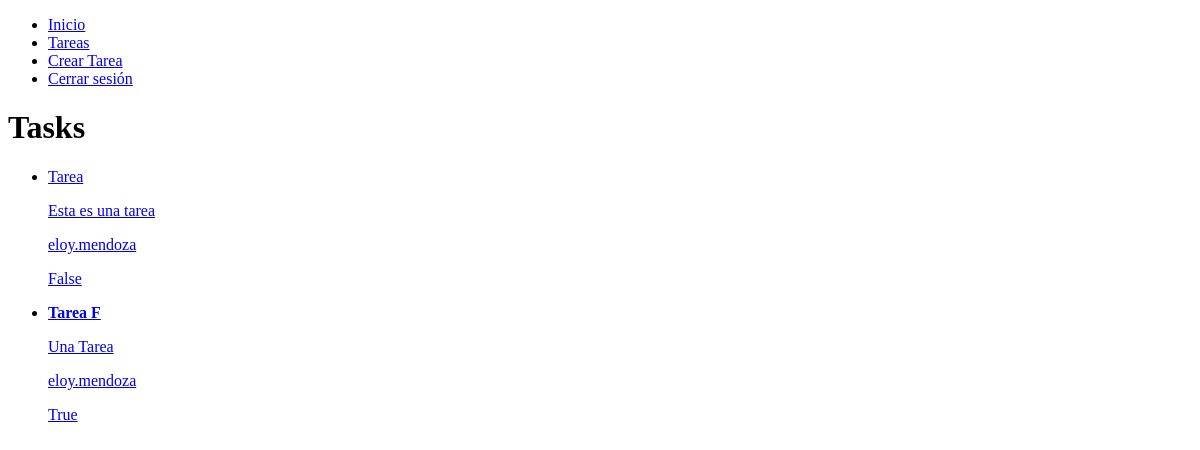
Before: /tasks/ (signed in) with the older database file.
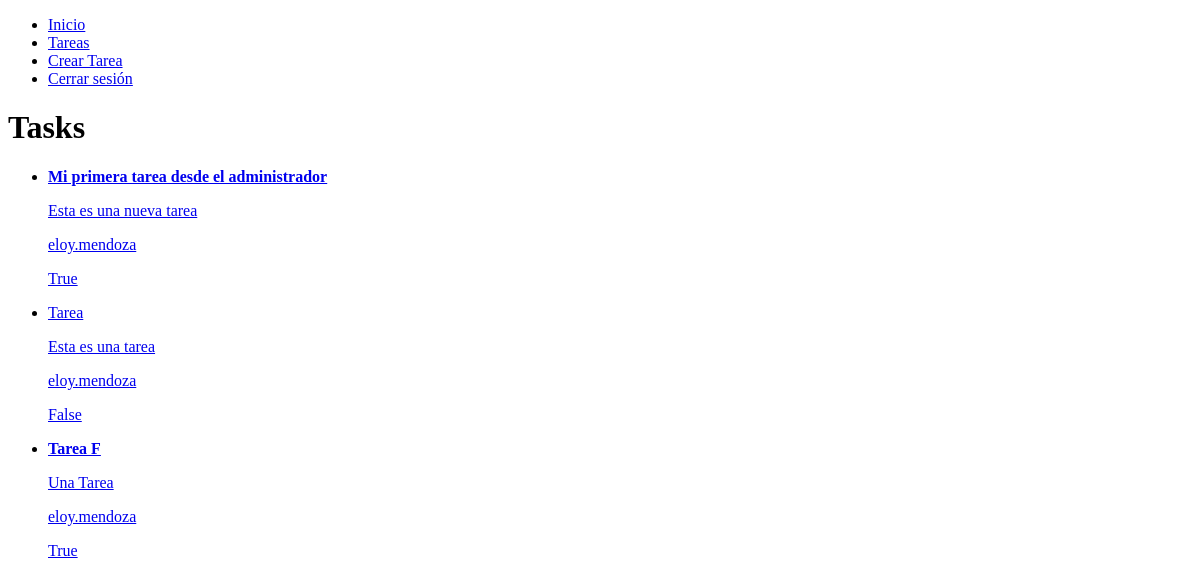
After: the same page with the newer database file.
### task/models.py (models this page shows, shortened)
class Task(models.Model):
    title = models.CharField(max_length=100)
    description = models.TextField(blank=False)
    created = models.DateTimeField(auto_now_add=True)
    datecompleted = models.DateTimeField(null=True, blank=True)
    important = models.BooleanField(default=False)
    user = models.ForeignKey(User, on_delete=models.CASCADE)

### task/views.py (the view)
# urls.py: path('tasks/', views.tasks, name="tasks"),
def tasks(request):
    tasks = Task.objects.filter(user = request.user, datecompleted__isnull=True)
    return render(request, 'tasks.html', {'tasks': tasks})

### task/templates/tasks.html
{% extends 'base.html' %}
{% block content %}
    <h1>Tasks</h1>
<ul>
    {% for task in tasks %}
    <li>
        <a href="{% url 'task_detail' task.id %}">
            {% if task.important %}
            <strong>{{task.title}}</strong>
            {% else %}
            {{task.title}}
            {% endif %}
            <p>{{task.description}}</p>
            <p>{{task.user.username}}</p>
            <p>{{task.important}}</p>
            </a>
    </li>
    {% endfor %}
</ul>
{% endblock %}

Changed rows visible on the page:
now on this page (row edited): Task: title "Mi primera tarea desde el administrador", description "Esta es una nueva tarea", user.username "eloy.mendoza", important "True"
